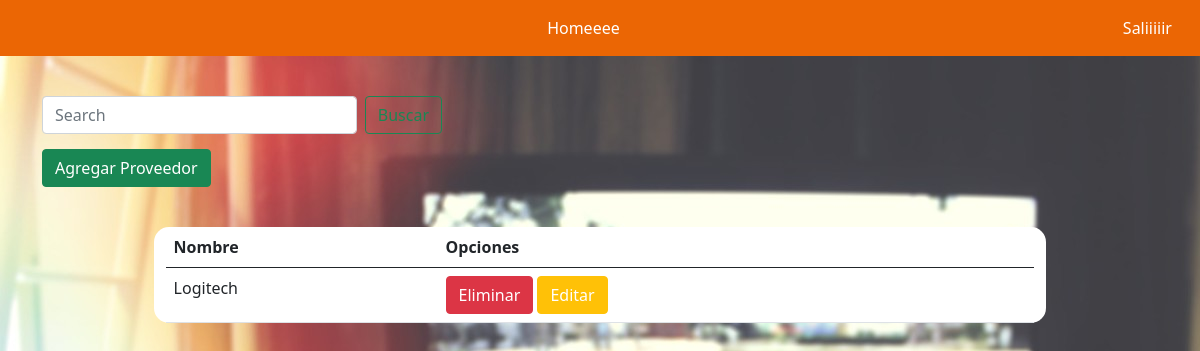
Page /productos/proveedores/ on the earlier database version.
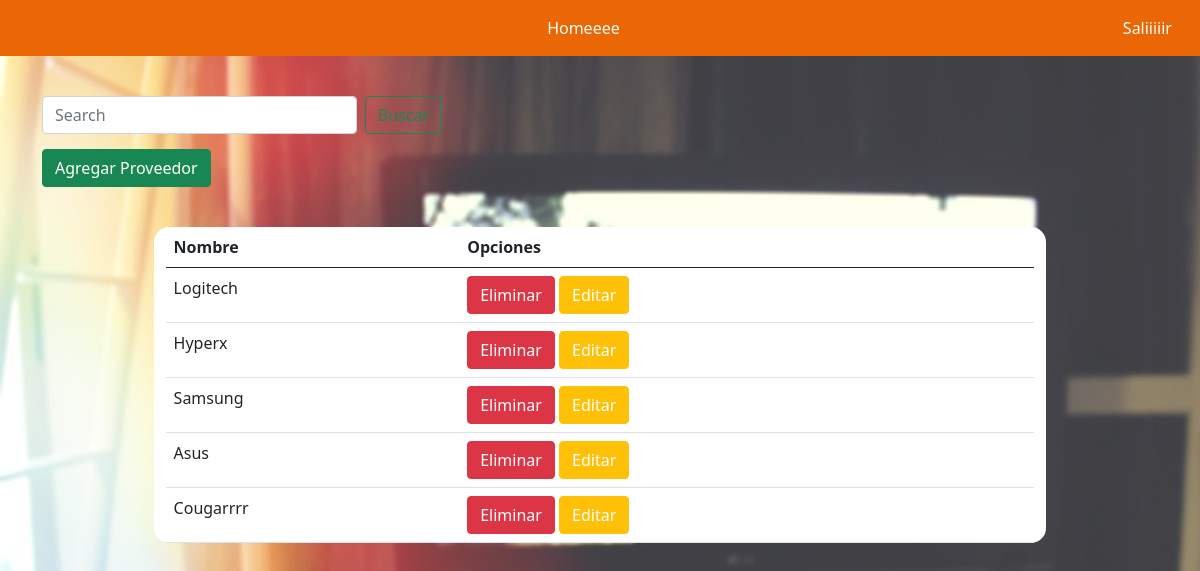
Same page on the later database version.
### producto/models.py (models this page shows, shortened)
class Proveedor(models.Model):
    id_proveedor =models.AutoField(primary_key=True)
    nombres = models.CharField(max_length=50)

### producto/views.py (the view)
# urls.py: path('proveedores/', listar_proveedor, name="proveedores"),
def listar_proveedor(request):
    busqueda = request.GET.get("buscar")
    proveedores = Proveedor.objects.all()
    if busqueda:
        proveedores = Proveedor.objects.filter(
            Q(nombres__icontains = busqueda)
        ).distinct()
    return render(request, 'proveedor/listaProveedores.html', {'entity':proveedores})

### carrito/context_processor.py (called while the page is built)
def importe_total_carro(request):
    total=0
    if 'carro' in request.session:
        for key, value in request.session["carro"].items():
            total=total+(float(value["precio"]))
    return {"importe_total_carro":total}

### producto/templates/proveedor/listaProveedores.html
{% include 'baseadmin.html' %}
{% load static %}
<div class="container-sm">
  <form class="d-flex" id="barraBusqueda" method="GET">
      <input class="form-control me-2" type="search" placeholder="Search" aria-label="Search" name="buscar"
          value="{{request.GET.buscar}}">
      <button class="btn btn-outline-success" type="submit">Buscar</button>
  </form>
</div>
<div class="container" id="btnAgregar">
  <div class="row">
    <div class="col-4 ">
      <button type="button" class="btn btn-success"><a href="{% url 'agregar_proveedor' %}">Agregar Proveedor</a></button>
    </div>
  </div>
</div>
<div class="container" id="cajaProveedores">
  <div class="container-sm" id="proveedores">
    <table class="table">
      <thead>
        <tr>
          <th scope="col">Nombre</th>
          <th scope="col">Opciones</th>
        </tr>
      </thead>
      <tbody>
        {% for p in entity %}
        <tr>
          <td>{{ p.nombres | title }}</td>
          <td>
            <button type="button" class="btn btn-danger"><a
                href="{% url 'eliminar_proveedor' p.id_proveedor %}">Eliminar</a></button>
            <button type="button" class="btn btn-warning"><a
                href="{% url 'modificar_proveedor' p.id_proveedor %}">Editar</a></button>
          </td>
        </tr>
        {% endfor %}
      </tbody>
    </table>
  </div>
</div>

Differences in the rows shown:
added Proveedor: nombres "Hyperx"
added Proveedor: nombres "Samsung"
added Proveedor: nombres "Asus"
added Proveedor: nombres "Cougarrrr"
